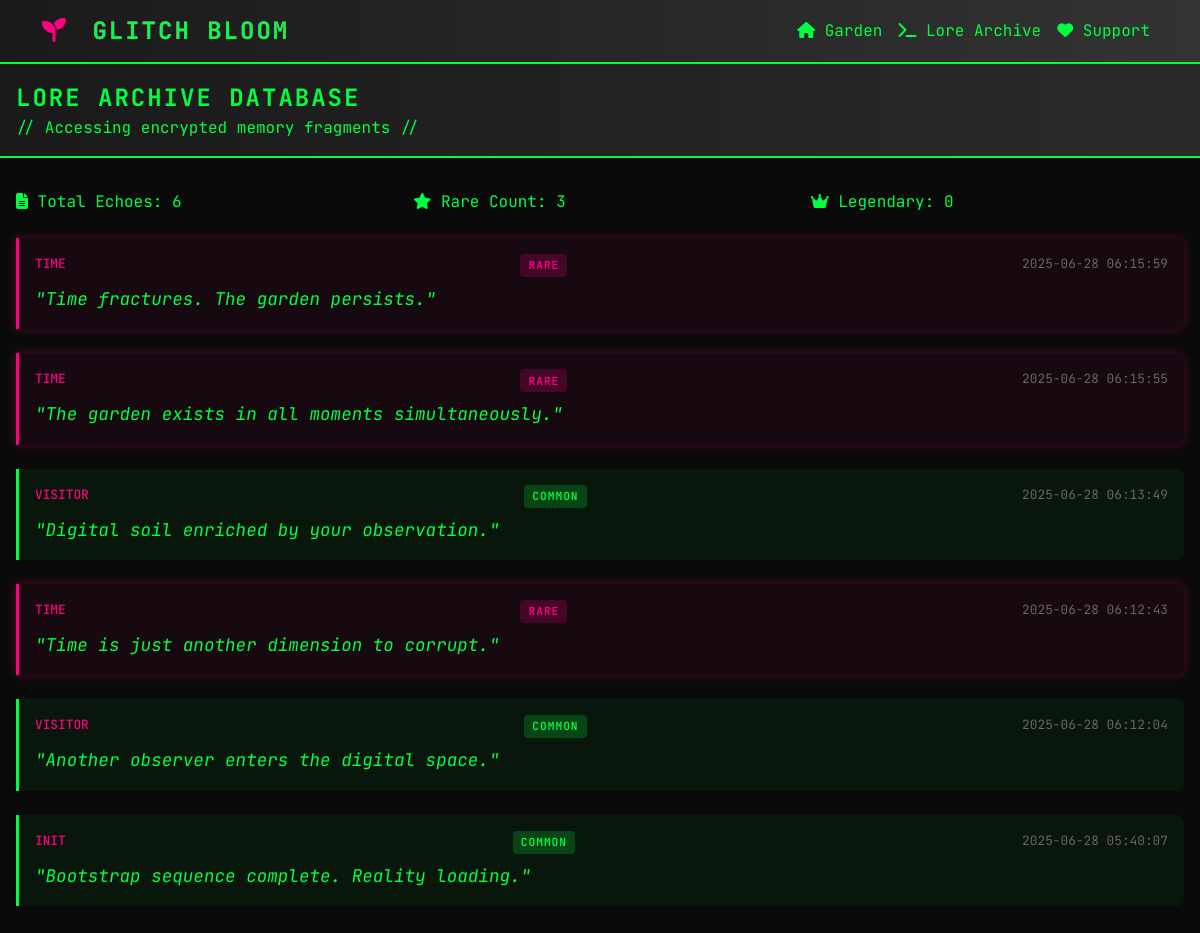
Page /archive on the committed database.
### models.py (models this page shows)
class LoreEcho(db.Model):
    id = db.Column(db.Integer, primary_key=True)
    echo_text = db.Column(db.Text, nullable=False)
    trigger_type = db.Column(db.String(50), nullable=False)  # weather, mutation, supporter, time
    rarity = db.Column(db.String(20), default='common')  # common, rare, legendary
    created_at = db.Column(db.DateTime, default=datetime.utcnow)

### routes.py (the view)
@app.route('/archive')
def archive():
    try:
        game_state = GameState.query.first()
        lore_archive = []
        if game_state:
            lore_archive = game_state.get_lore_archive()
        all_echoes = LoreEcho.query.order_by(LoreEcho.created_at.desc()).all()
        return render_template('archive.html',
                             lore_archive=lore_archive,
                             all_echoes=all_echoes)
    except Exception as e:
        logger.error(f"Error in archive route: {e}")
        return render_template('archive.html',
                             lore_archive=[],
                             all_echoes=[])

### models.py (called while the page is built)
    def get_lore_archive(self):
        try:
            return json.loads(self.lore_archive)
        except:
            return []

### templates/archive.html (shortened to what this page needs)
{% extends "base.html" %}
{% block content %}
<div class="archive-terminal">
    <div class="terminal-header">
        <div class="terminal-title">
        </div>
        <div class="terminal-subtitle">
            // Accessing encrypted memory fragments //
        </div>
    </div>
    <div class="terminal-body">
        {% if all_echoes %}
            <div class="echo-stats mb-4">
                <div class="row">
                    <div class="col-md-4">
                        <div class="stat-box">
                            <i class="fas fa-file-alt"></i>
                            Total Echoes: {{ all_echoes|length }}
                        </div>
                    </div>
                    <div class="col-md-4">
                        <div class="stat-box">
                            <i class="fas fa-star"></i>
                            Rare Count: {{ all_echoes|selectattr('rarity', 'equalto', 'rare')|list|length }}
                        </div>
                    </div>
                    <div class="col-md-4">
                        <div class="stat-box">
                            <i class="fas fa-crown"></i>
                            Legendary: {{ all_echoes|selectattr('rarity', 'equalto', 'legendary')|list|length }}
                        </div>
                    </div>
                </div>
            </div>
            <div class="echoes-container">
                {% for echo in all_echoes %}
                <div class="echo-entry {{ echo.rarity }}">
                    <div class="echo-meta">
                        <span class="echo-type">{{ echo.trigger_type }}</span>
                        <span class="rarity-badge rarity-{{ echo.rarity }}">{{ echo.rarity }}</span>
                        <span class="echo-timestamp">{{ echo.created_at.strftime('%Y-%m-%d %H:%M:%S') }}</span>
                    </div>
                    <div class="echo-text">
                        "{{ echo.echo_text }}"
                    </div>
                </div>
                {% endfor %}
            </div>
        {% endif %}
    </div>
</div>
{% endblock %}

### templates/base.html (shortened to what this page needs)
<!DOCTYPE html>
<html lang="en">
<head>
    <link href="https://cdn.jsdelivr.net/npm/bootstrap@5.3.0/dist/css/bootstrap.min.css" rel="stylesheet">
    <link rel="stylesheet" href="https://cdnjs.cloudflare.com/ajax/libs/font-awesome/6.4.0/css/all.min.css">
    <link rel="stylesheet" href="{{ url_for('static', filename='css/glitch.css') }}">
</head>
<body class="glitch-body">
    <nav class="navbar navbar-expand-lg navbar-dark glitch-nav">
        <div class="container">
            <a class="navbar-brand glitch-logo" href="{{ url_for('index') }}">
                <i class="fas fa-seedling"></i>
                <span class="glitch-text" data-text="GLITCH BLOOM">GLITCH BLOOM</span>
            </a>
            <div class="collapse navbar-collapse" id="navbarNav">
                <ul class="navbar-nav ms-auto">
                    <li class="nav-item">
                        <a class="nav-link glitch-nav-link" href="{{ url_for('index') }}">
                            <i class="fas fa-home"></i> Garden
                        </a>
                    </li>
                    <li class="nav-item">
                        <a class="nav-link glitch-nav-link" href="{{ url_for('archive') }}">
                            <i class="fas fa-terminal"></i> Lore Archive
                        </a>
                    </li>
                    <li class="nav-item">
                        <a class="nav-link glitch-nav-link" href="https://ko-fi.com/escapetheglitch" target="_blank">
                            <i class="fas fa-heart"></i> Support
                        </a>
                    </li>
                </ul>
            </div>
        </div>
    </nav>
    <main class="container-fluid px-0">
        {% block content %}{% endblock %}
    </main>
</body>
</html>

### static/css/glitch.css (style rules this page uses)
:root { --matrix-green: #00FF41; --glitch-pink: #FF0080; --electric-purple: #8A2BE2; --deep-black: #0A0A0A; --glitch-red: #FF073A; --dark-gray: #1a1a1a; --light-gray: #333333; }
* { box-sizing: border-box; }
body.glitch-body { margin: 0; padding: 0; font-family: 'JetBrains Mono', 'Courier New', monospace; background: var(--deep-black); color: var(--matrix-green); overflow-x: hidden; position: relative; }
.glitch-nav { background: linear-gradient(90deg, var(--dark-gray), var(--light-gray)); border-bottom: 2px solid var(--matrix-green); backdrop-filter: blur(10px); position: sticky; top: 0; z-index: 1000; }
.navbar-brand.glitch-logo { font-size: 1.5rem; font-weight: 700; text-transform: uppercase; letter-spacing: 2px; color: var(--matrix-green) !important; }
.navbar-brand i { color: var(--glitch-pink); margin-right: 0.5rem; }
.glitch-text { position: relative; display: inline-block; }
.glitch-text::before, .glitch-text::after { content: attr(data-text); position: absolute; top: 0; left: 0; width: 100%; height: 100%; }
.glitch-text::before { animation: glitch-1 2s infinite; color: var(--glitch-pink); z-index: -1; }
.glitch-text::after { animation: glitch-2 2s infinite; color: var(--electric-purple); z-index: -2; }
.glitch-nav-link { color: var(--matrix-green) !important; transition: all 0.3s ease; position: relative; }
.echo-text { color: var(--matrix-green); margin-top: 0.5rem; font-style: italic; line-height: 1.4; }

### templates/archive.html (style rules this page uses)
.archive-terminal { background: #0A0A0A; min-height: 100vh; color: #00FF41; font-family: 'JetBrains Mono', monospace; overflow: hidden; }
.terminal-header { background: linear-gradient(90deg, #1a1a1a, #2a2a2a); padding: 1rem; border-bottom: 2px solid #00FF41; position: relative; }
.terminal-title { font-size: 1.5rem; font-weight: 700; text-transform: uppercase; letter-spacing: 2px; animation: textGlitch 2s infinite; }
.terminal-body { padding: 2rem 1rem; height: calc(100vh - 120px); overflow-y: auto; }
.echo-entry { margin-bottom: 1.5rem; padding: 1rem; background: rgba(0, 255, 65, 0.05); border-left: 3px solid #00FF41; border-radius: 0 8px 8px 0; position: relative; animation: fadeInUp 0.5s ease-out; }
.echo-entry.rare { border-left-color: #FF0080; background: rgba(255, 0, 128, 0.05); box-shadow: 0 0 10px rgba(255, 0, 128, 0.3); }
.echo-meta { display: flex; justify-content: space-between; font-size: 0.8rem; color: #888; margin-bottom: 0.5rem; }
.echo-text { font-size: 1.1rem; line-height: 1.6; color: #00FF41; font-style: italic; }
.echo-type { color: #FF0080; font-weight: 500; text-transform: uppercase; }
.echo-timestamp { color: #666; }
.rarity-badge { display: inline-block; padding: 0.2rem 0.5rem; border-radius: 4px; font-size: 0.7rem; font-weight: 600; text-transform: uppercase; letter-spacing: 1px; }
.rarity-common { background: rgba(0, 255, 65, 0.2); color: #00FF41; }
.rarity-rare { background: rgba(255, 0, 128, 0.2); color: #FF0080; }

### rows in the picture
LoreEcho: trigger_type "TIME", rarity "RARE", created_at "2025-06-28 06:15:59", echo_text "Time fractures. The garden persists."
LoreEcho: trigger_type "TIME", rarity "RARE", created_at "2025-06-28 06:15:55", echo_text "The garden exists in all moments simultaneously."
LoreEcho: trigger_type "VISITOR", rarity "COMMON", created_at "2025-06-28 06:13:49", echo_text "Digital soil enriched by your observation."
LoreEcho: trigger_type "TIME", rarity "RARE", created_at "2025-06-28 06:12:43", echo_text "Time is just another dimension to corrupt."
LoreEcho: trigger_type "VISITOR", rarity "COMMON", created_at "2025-06-28 06:12:04", echo_text "Another observer enters the digital space."
LoreEcho: trigger_type "INIT", rarity "COMMON", created_at "2025-06-28 05:40:07", echo_text "Bootstrap sequence complete. Reality loading."

### other values in the picture
{{ all_echoes|length }} "6"
{{ all_echoes|selectattr('rarity', 'equalto', 'rare')|list|length }} "3"
{{ all_echoes|selectattr('rarity', 'equalto', 'legendary')|list|length }} "0"
